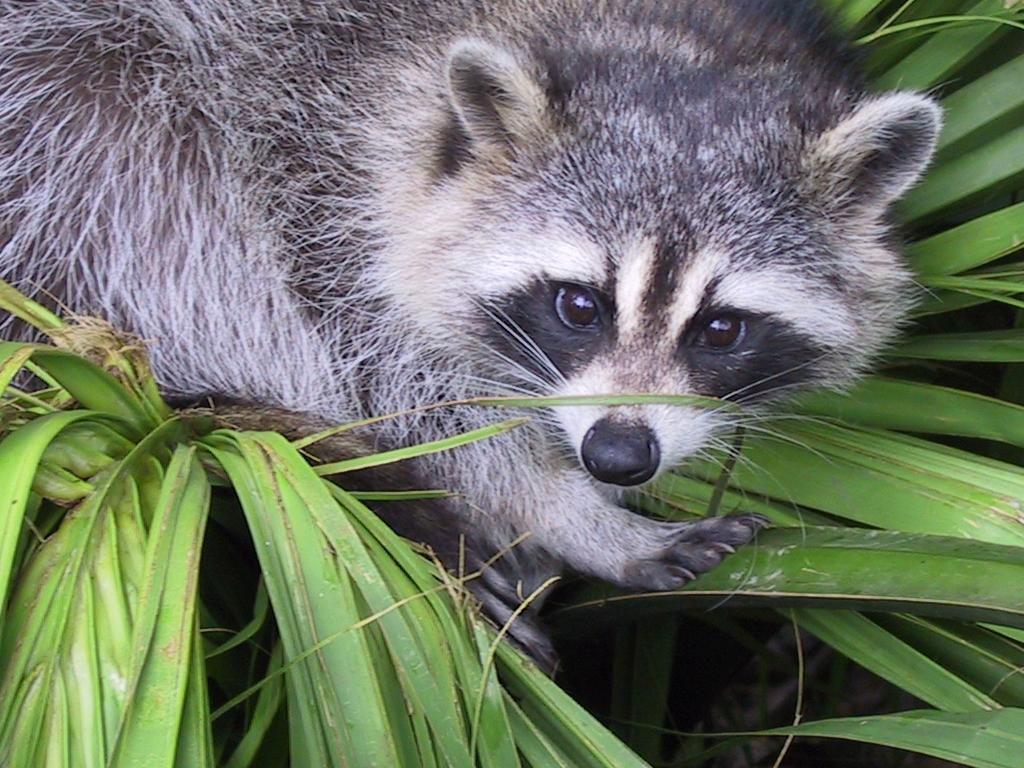
#> input picture 1-Array/ex03/animal.jpeg, 1024 x 768 px
$ python zoom.py
#> lines starting #> are read from the running program, lines starting #| are printed output that depends on the picture
### 1-Array/ex03/load_image.py
import numpy as np
from matplotlib import image


def ft_load(path: str) -> np.ndarray:
    '''A function which loads image data and returns it in rgb format.
    '''
#> called with path = 'animal.jpeg'
    try:
        img = image.imread(path)
#> img is the input picture: shape (768, 1024, 3); mean R, G, B 110.7, 117.7, 102.1
    except Exception as e:
        print("Error: couldn't load image:", e)
        return

    print("The shape of the image is:", img.shape)
#| The shape of the image is: (768, 1024, 3)
    return (img[:, :, :3])

### 1-Array/ex03/zoom.py
from load_image import ft_load
from matplotlib import pyplot as plt


def zoom(path: str) -> None:
    img = ft_load(path)
    if img is None:
        return
    print(img)
#> (printed output is left out)
    img = img[300:500, 100:700, :]
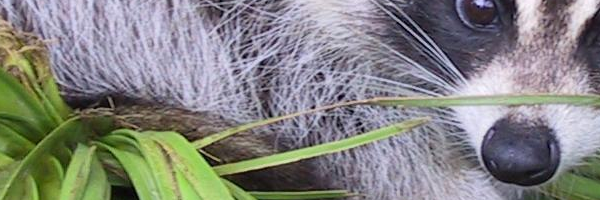
#> img: shape (200, 600, 3); mean R, G, B 132.1, 132.4, 129.4
    print("New shape after Slicing:", img.shape)
#| New shape after Slicing: (200, 600, 3)
    plt.imshow(img)
    plt.show()


# test
def main():
    zoom("animal.jpeg")


if __name__ == "__main__":
    main()
